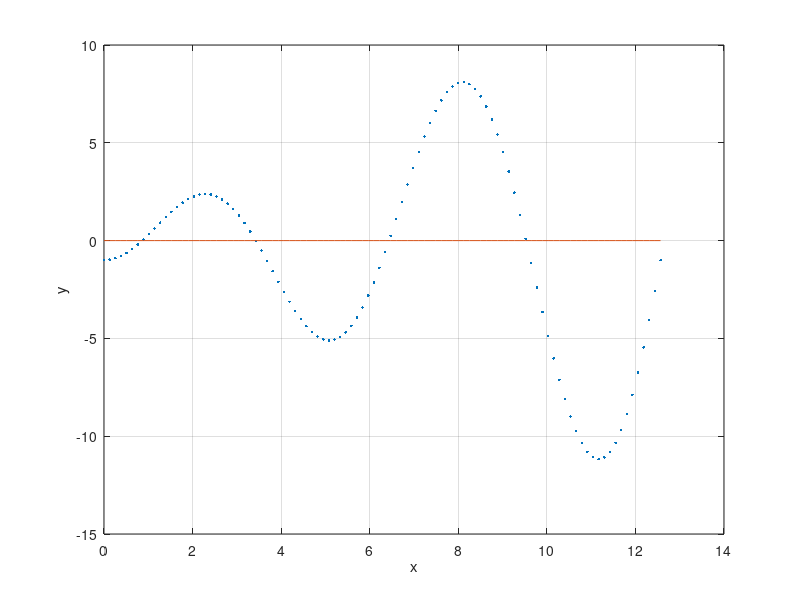

MATLAB code to generate this figure: (Note: this script raises an error after producing the figure.)
clear
a = 0;
b = 4*pi;
x = linspace(a,b,100)
h = 0.001;
maxcount=100;
eps=0.001;
f=@(x)sin(x).*(x)-cos(x);
plot(x,f(x),'.',x,0*x,'-'); grid on
xlabel('x'); ylabel('y')
hold on
z = ginput(2); 
z1=z(1,1), z2=z(2,1);
f1 = f(z1); f2=f(z2); z=(z1+z2)/2; y=f(z);
P = plot(z1,0,'*',z2,0,'*',z,0,'o');
if f1*f2>0 
    'Error'
end
i=0;
while(i<maxcount)
    z=(z1+z2)/2; y=f(z);
    P=plot(z1,0,'*',z2,0,'*',z,0,'o');
    if abs(f(z))<eps
        break;
    end
    if y*f1<0
        z2=z;
    else 
        z1=z;
    end
    i=i+1;
end
hold off